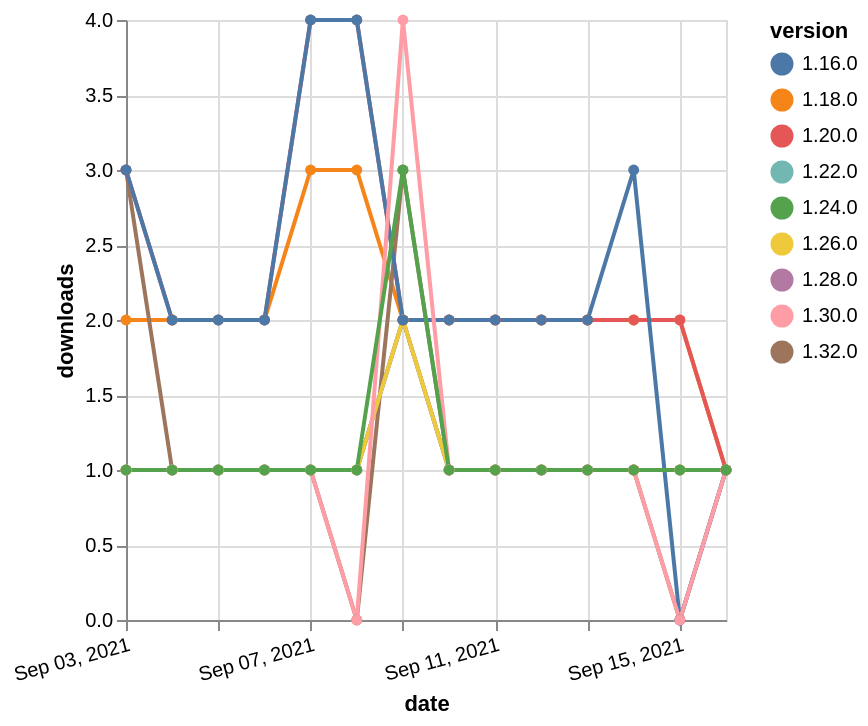

The specification (Vega-Lite) saved for this image:
### Vega-Lite specification from a JSON file in a GitHub repository (floating-point values rounded to 4 significant figures)
{"$schema": "https://vega.github.io/schema/vega-lite/v5.json", "description": "A simple bar chart with embedded data.", "data": {"values": [{"date": "2021-09-03", "total": 2687, "delta": 2, "version": "1.18.0"}, {"date": "2021-09-04", "total": 2689, "delta": 2, "version": "1.18.0"}, {"date": "2021-09-05", "total": 2691, "delta": 2, "version": "1.18.0"}, {"date": "2021-09-06", "total": 2693, "delta": 2, "version": "1.18.0"}, {"date": "2021-09-07", "total": 2696, "delta": 3, "version": "1.18.0"}, {"date": "2021-09-08", "total": 2699, "delta": 3, "version": "1.18.0"}, {"date": "2021-09-09", "total": 2701, "delta": 2, "version": "1.18.0"}, {"date": "2021-09-10", "total": 2703, "delta": 2, "version": "1.18.0"}, {"date": "2021-09-11", "total": 2705, "delta": 2, "version": "1.18.0"}, {"date": "2021-09-12", "total": 2707, "delta": 2, "version": "1.18.0"}, {"date": "2021-09-13", "total": 2709, "delta": 2, "version": "1.18.0"}, {"date": "2021-09-14", "total": 2711, "delta": 2, "version": "1.18.0"}, {"date": "2021-09-15", "total": 2713, "delta": 2, "version": "1.18.0"}, {"date": "2021-09-16", "total": 2714, "delta": 1, "version": "1.18.0"}, {"date": "2021-09-03", "total": 121, "delta": 3, "version": "1.32.0"}, {"date": "2021-09-04", "total": 122, "delta": 1, "version": "1.32.0"}, {"date": "2021-09-05", "total": 123, "delta": 1, "version": "1.32.0"}, {"date": "2021-09-06", "total": 124, "delta": 1, "version": "1.32.0"}, {"date": "2021-09-07", "total": 125, "delta": 1, "version": "1.32.0"}, {"date": "2021-09-08", "total": 125, "delta": 0, "version": "1.32.0"}, {"date": "2021-09-09", "total": 128, "delta": 3, "version": "1.32.0"}, {"date": "2021-09-10", "total": 129, "delta": 1, "version": "1.32.0"}, {"date": "2021-09-11", "total": 130, "delta": 1, "version": "1.32.0"}, {"date": "2021-09-12", "total": 131, "delta": 1, "version": "1.32.0"}, {"date": "2021-09-13", "total": 132, "delta": 1, "version": "1.32.0"}, {"date": "2021-09-14", "total": 133, "delta": 1, "version": "1.32.0"}, {"date": "2021-09-15", "total": 133, "delta": 0, "version": "1.32.0"}, {"date": "2021-09-16", "total": 134, "delta": 1, "version": "1.32.0"}, {"date": "2021-09-03", "total": 231, "delta": 1, "version": "1.22.0"}, {"date": "2021-09-04", "total": 232, "delta": 1, "version": "1.22.0"}, {"date": "2021-09-05", "total": 233, "delta": 1, "version": "1.22.0"}, {"date": "2021-09-06", "total": 234, "delta": 1, "version": "1.22.0"}, {"date": "2021-09-07", "total": 235, "delta": 1, "version": "1.22.0"}, {"date": "2021-09-08", "total": 236, "delta": 1, "version": "1.22.0"}, {"date": "2021-09-09", "total": 238, "delta": 2, "version": "1.22.0"}, {"date": "2021-09-10", "total": 239, "delta": 1, "version": "1.22.0"}, {"date": "2021-09-11", "total": 240, "delta": 1, "version": "1.22.0"}, {"date": "2021-09-12", "total": 241, "delta": 1, "version": "1.22.0"}, {"date": "2021-09-13", "total": 242, "delta": 1, "version": "1.22.0"}, {"date": "2021-09-14", "total": 243, "delta": 1, "version": "1.22.0"}, {"date": "2021-09-15", "total": 244, "delta": 1, "version": "1.22.0"}, {"date": "2021-09-16", "total": 245, "delta": 1, "version": "1.22.0"}, {"date": "2021-09-03", "total": 149, "delta": 1, "version": "1.28.0"}, {"date": "2021-09-04", "total": 150, "delta": 1, "version": "1.28.0"}, {"date": "2021-09-05", "total": 151, "delta": 1, "version": "1.28.0"}, {"date": "2021-09-06", "total": 152, "delta": 1, "version": "1.28.0"}, {"date": "2021-09-07", "total": 153, "delta": 1, "version": "1.28.0"}, {"date": "2021-09-08", "total": 154, "delta": 1, "version": "1.28.0"}, {"date": "2021-09-09", "total": 156, "delta": 2, "version": "1.28.0"}, {"date": "2021-09-10", "total": 157, "delta": 1, "version": "1.28.0"}, {"date": "2021-09-11", "total": 158, "delta": 1, "version": "1.28.0"}, {"date": "2021-09-12", "total": 159, "delta": 1, "version": "1.28.0"}, {"date": "2021-09-13", "total": 160, "delta": 1, "version": "1.28.0"}, {"date": "2021-09-14", "total": 161, "delta": 1, "version": "1.28.0"}, {"date": "2021-09-15", "total": 162, "delta": 1, "version": "1.28.0"}, {"date": "2021-09-16", "total": 163, "delta": 1, "version": "1.28.0"}, {"date": "2021-09-03", "total": 174, "delta": 1, "version": "1.26.0"}, {"date": "2021-09-04", "total": 175, "delta": 1, "version": "1.26.0"}, {"date": "2021-09-05", "total": 176, "delta": 1, "version": "1.26.0"}, {"date": "2021-09-06", "total": 177, "delta": 1, "version": "1.26.0"}, {"date": "2021-09-07", "total": 178, "delta": 1, "version": "1.26.0"}, {"date": "2021-09-08", "total": 179, "delta": 1, "version": "1.26.0"}, {"date": "2021-09-09", "total": 181, "delta": 2, "version": "1.26.0"}, {"date": "2021-09-10", "total": 182, "delta": 1, "version": "1.26.0"}, {"date": "2021-09-11", "total": 183, "delta": 1, "version": "1.26.0"}, {"date": "2021-09-12", "total": 184, "delta": 1, "version": "1.26.0"}, {"date": "2021-09-13", "total": 185, "delta": 1, "version": "1.26.0"}, {"date": "2021-09-14", "total": 186, "delta": 1, "version": "1.26.0"}, {"date": "2021-09-15", "total": 187, "delta": 1, "version": "1.26.0"}, {"date": "2021-09-16", "total": 188, "delta": 1, "version": "1.26.0"}, {"date": "2021-09-03", "total": 2506, "delta": 3, "version": "1.20.0"}, {"date": "2021-09-04", "total": 2508, "delta": 2, "version": "1.20.0"}, {"date": "2021-09-05", "total": 2510, "delta": 2, "version": "1.20.0"}, {"date": "2021-09-06", "total": 2512, "delta": 2, "version": "1.20.0"}, {"date": "2021-09-07", "total": 2516, "delta": 4, "version": "1.20.0"}, {"date": "2021-09-08", "total": 2520, "delta": 4, "version": "1.20.0"}, {"date": "2021-09-09", "total": 2522, "delta": 2, "version": "1.20.0"}, {"date": "2021-09-10", "total": 2524, "delta": 2, "version": "1.20.0"}, {"date": "2021-09-11", "total": 2526, "delta": 2, "version": "1.20.0"}, {"date": "2021-09-12", "total": 2528, "delta": 2, "version": "1.20.0"}, {"date": "2021-09-13", "total": 2530, "delta": 2, "version": "1.20.0"}, {"date": "2021-09-14", "total": 2532, "delta": 2, "version": "1.20.0"}, {"date": "2021-09-15", "total": 2534, "delta": 2, "version": "1.20.0"}, {"date": "2021-09-16", "total": 2535, "delta": 1, "version": "1.20.0"}, {"date": "2021-09-03", "total": 3229, "delta": 3, "version": "1.16.0"}, {"date": "2021-09-04", "total": 3231, "delta": 2, "version": "1.16.0"}, {"date": "2021-09-05", "total": 3233, "delta": 2, "version": "1.16.0"}, {"date": "2021-09-06", "total": 3235, "delta": 2, "version": "1.16.0"}, {"date": "2021-09-07", "total": 3239, "delta": 4, "version": "1.16.0"}, {"date": "2021-09-08", "total": 3243, "delta": 4, "version": "1.16.0"}, {"date": "2021-09-09", "total": 3245, "delta": 2, "version": "1.16.0"}, {"date": "2021-09-10", "total": 3247, "delta": 2, "version": "1.16.0"}, {"date": "2021-09-11", "total": 3249, "delta": 2, "version": "1.16.0"}, {"date": "2021-09-12", "total": 3251, "delta": 2, "version": "1.16.0"}, {"date": "2021-09-13", "total": 3253, "delta": 2, "version": "1.16.0"}, {"date": "2021-09-14", "total": 3256, "delta": 3, "version": "1.16.0"}, {"date": "2021-09-15", "total": 3256, "delta": 0, "version": "1.16.0"}, {"date": "2021-09-16", "total": 3257, "delta": 1, "version": "1.16.0"}, {"date": "2021-09-03", "total": 173, "delta": 1, "version": "1.30.0"}, {"date": "2021-09-04", "total": 174, "delta": 1, "version": "1.30.0"}, {"date": "2021-09-05", "total": 175, "delta": 1, "version": "1.30.0"}, {"date": "2021-09-06", "total": 176, "delta": 1, "version": "1.30.0"}, {"date": "2021-09-07", "total": 177, "delta": 1, "version": "1.30.0"}, {"date": "2021-09-08", "total": 177, "delta": 0, "version": "1.30.0"}, {"date": "2021-09-09", "total": 181, "delta": 4, "version": "1.30.0"}, {"date": "2021-09-10", "total": 182, "delta": 1, "version": "1.30.0"}, {"date": "2021-09-11", "total": 183, "delta": 1, "version": "1.30.0"}, {"date": "2021-09-12", "total": 184, "delta": 1, "version": "1.30.0"}, {"date": "2021-09-13", "total": 185, "delta": 1, "version": "1.30.0"}, {"date": "2021-09-14", "total": 186, "delta": 1, "version": "1.30.0"}, {"date": "2021-09-15", "total": 186, "delta": 0, "version": "1.30.0"}, {"date": "2021-09-16", "total": 187, "delta": 1, "version": "1.30.0"}, {"date": "2021-09-03", "total": 318, "delta": 1, "version": "1.24.0"}, {"date": "2021-09-04", "total": 319, "delta": 1, "version": "1.24.0"}, {"date": "2021-09-05", "total": 320, "delta": 1, "version": "1.24.0"}, {"date": "2021-09-06", "total": 321, "delta": 1, "version": "1.24.0"}, {"date": "2021-09-07", "total": 322, "delta": 1, "version": "1.24.0"}, {"date": "2021-09-08", "total": 323, "delta": 1, "version": "1.24.0"}, {"date": "2021-09-09", "total": 326, "delta": 3, "version": "1.24.0"}, {"date": "2021-09-10", "total": 327, "delta": 1, "version": "1.24.0"}, {"date": "2021-09-11", "total": 328, "delta": 1, "version": "1.24.0"}, {"date": "2021-09-12", "total": 329, "delta": 1, "version": "1.24.0"}, {"date": "2021-09-13", "total": 330, "delta": 1, "version": "1.24.0"}, {"date": "2021-09-14", "total": 331, "delta": 1, "version": "1.24.0"}, {"date": "2021-09-15", "total": 332, "delta": 1, "version": "1.24.0"}, {"date": "2021-09-16", "total": 333, "delta": 1, "version": "1.24.0"}]}, "width": "container", "mark": {"type": "line", "point": {"filled": true}}, "encoding": {"x": {"field": "date", "type": "temporal", "timeUnit": "yearmonthdate", "title": "date", "axis": {"labelAngle": -15}}, "y": {"field": "delta", "type": "quantitative", "title": "downloads"}, "color": {"field": "version", "type": "nominal"}, "tooltip": {"field": "delta"}}}
